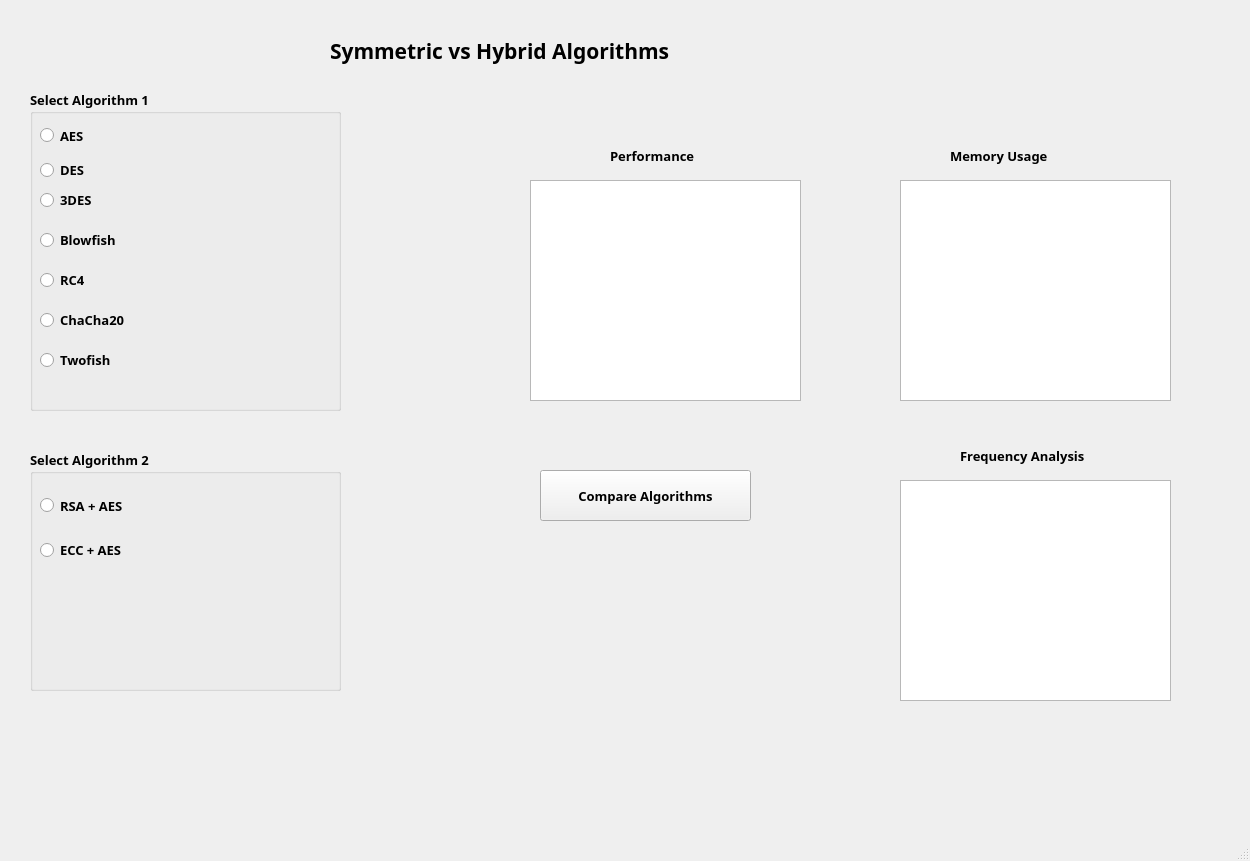
<?xml version="1.0" encoding="UTF-8"?>
<ui version="4.0">
 <class>Symmetric_Asymmetric_MainWindow</class>
 <widget class="QMainWindow" name="Symmetric_Asymmetric_MainWindow">
  <property name="geometry">
   <rect>
    <x>0</x>
    <y>0</y>
    <width>1250</width>
    <height>861</height>
   </rect>
  </property>
  <property name="windowTitle">
   <string>MainWindow</string>
  </property>
  <widget class="QWidget" name="centralwidget">
   <widget class="QLabel" name="lblPerformance">
    <property name="geometry">
     <rect>
      <x>610</x>
      <y>140</y>
      <width>121</width>
      <height>31</height>
     </rect>
    </property>
    <property name="font">
     <font>
      <family>Rockwell</family>
      <pointsize>10</pointsize>
      <weight>75</weight>
      <bold>true</bold>
     </font>
    </property>
    <property name="text">
     <string>Performance</string>
    </property>
   </widget>
   <widget class="QGraphicsView" name="graphSecurity">
    <property name="geometry">
     <rect>
      <x>900</x>
      <y>480</y>
      <width>271</width>
      <height>221</height>
     </rect>
    </property>
   </widget>
   <widget class="QLabel" name="lblSecurity">
    <property name="geometry">
     <rect>
      <x>960</x>
      <y>440</y>
      <width>181</width>
      <height>31</height>
     </rect>
    </property>
    <property name="font">
     <font>
      <family>Rockwell</family>
      <pointsize>10</pointsize>
      <weight>75</weight>
      <bold>true</bold>
     </font>
    </property>
    <property name="text">
     <string>Frequency Analysis</string>
    </property>
   </widget>
   <widget class="QGraphicsView" name="graphMemoryUsage">
    <property name="geometry">
     <rect>
      <x>900</x>
      <y>180</y>
      <width>271</width>
      <height>221</height>
     </rect>
    </property>
   </widget>
   <widget class="QLabel" name="lblMemoryUsage">
    <property name="geometry">
     <rect>
      <x>950</x>
      <y>140</y>
      <width>181</width>
      <height>31</height>
     </rect>
    </property>
    <property name="font">
     <font>
      <family>Rockwell</family>
      <pointsize>10</pointsize>
      <weight>75</weight>
      <bold>true</bold>
     </font>
    </property>
    <property name="text">
     <string>Memory Usage</string>
    </property>
   </widget>
   <widget class="QLabel" name="lblHeader">
    <property name="geometry">
     <rect>
      <x>330</x>
      <y>20</y>
      <width>491</width>
      <height>61</height>
     </rect>
    </property>
    <property name="font">
     <font>
      <family>Rockwell</family>
      <pointsize>16</pointsize>
      <weight>75</weight>
      <bold>true</bold>
     </font>
    </property>
    <property name="text">
     <string>Symmetric vs Hybrid Algorithms</string>
    </property>
   </widget>
   <widget class="QGroupBox" name="grpBox_Algorithm1">
    <property name="geometry">
     <rect>
      <x>30</x>
      <y>90</y>
      <width>311</width>
      <height>321</height>
     </rect>
    </property>
    <property name="font">
     <font>
      <family>Rockwell</family>
      <pointsize>10</pointsize>
      <weight>75</weight>
      <bold>true</bold>
     </font>
    </property>
    <property name="title">
     <string>Select Algorithm 1 </string>
    </property>
    <widget class="QRadioButton" name="rdAES">
     <property name="geometry">
      <rect>
       <x>10</x>
       <y>30</y>
       <width>371</width>
       <height>31</height>
      </rect>
     </property>
     <property name="text">
      <string>AES</string>
     </property>
    </widget>
    <widget class="QRadioButton" name="rdDES1">
     <property name="geometry">
      <rect>
       <x>10</x>
       <y>70</y>
       <width>281</width>
       <height>20</height>
      </rect>
     </property>
     <property name="text">
      <string>DES</string>
     </property>
    </widget>
    <widget class="QRadioButton" name="rd3DES1">
     <property name="geometry">
      <rect>
       <x>10</x>
       <y>100</y>
       <width>281</width>
       <height>20</height>
      </rect>
     </property>
     <property name="text">
      <string>3DES</string>
     </property>
    </widget>
    <widget class="QRadioButton" name="rdBlowfish">
     <property name="geometry">
      <rect>
       <x>10</x>
       <y>140</y>
       <width>281</width>
       <height>20</height>
      </rect>
     </property>
     <property name="text">
      <string>Blowfish</string>
     </property>
    </widget>
    <widget class="QRadioButton" name="rdRC4">
     <property name="geometry">
      <rect>
       <x>10</x>
       <y>180</y>
       <width>281</width>
       <height>20</height>
      </rect>
     </property>
     <property name="text">
      <string>RC4</string>
     </property>
    </widget>
    <widget class="QRadioButton" name="rdChaCha20">
     <property name="geometry">
      <rect>
       <x>10</x>
       <y>220</y>
       <width>281</width>
       <height>20</height>
      </rect>
     </property>
     <property name="text">
      <string>ChaCha20</string>
     </property>
    </widget>
    <widget class="QRadioButton" name="rdTwofish">
     <property name="geometry">
      <rect>
       <x>10</x>
       <y>260</y>
       <width>281</width>
       <height>20</height>
      </rect>
     </property>
     <property name="text">
      <string>Twofish</string>
     </property>
    </widget>
   </widget>
   <widget class="QGroupBox" name="grpBox_Algorithm2">
    <property name="geometry">
     <rect>
      <x>30</x>
      <y>450</y>
      <width>311</width>
      <height>241</height>
     </rect>
    </property>
    <property name="font">
     <font>
      <family>Rockwell</family>
      <pointsize>10</pointsize>
      <weight>75</weight>
      <bold>true</bold>
     </font>
    </property>
    <property name="title">
     <string>Select Algorithm 2</string>
    </property>
    <widget class="QRadioButton" name="rdRSAAES">
     <property name="geometry">
      <rect>
       <x>10</x>
       <y>40</y>
       <width>281</width>
       <height>31</height>
      </rect>
     </property>
     <property name="font">
      <font>
       <family>Rockwell</family>
       <pointsize>10</pointsize>
       <weight>75</weight>
       <bold>true</bold>
      </font>
     </property>
     <property name="text">
      <string>RSA + AES</string>
     </property>
    </widget>
    <widget class="QRadioButton" name="rdDSA">
     <property name="geometry">
      <rect>
       <x>10</x>
       <y>90</y>
       <width>271</width>
       <height>20</height>
      </rect>
     </property>
     <property name="font">
      <font>
       <family>Rockwell</family>
       <pointsize>10</pointsize>
       <weight>75</weight>
       <bold>true</bold>
      </font>
     </property>
     <property name="text">
      <string>ECC + AES</string>
     </property>
    </widget>
   </widget>
   <widget class="QPushButton" name="btnCompare">
    <property name="geometry">
     <rect>
      <x>540</x>
      <y>470</y>
      <width>211</width>
      <height>51</height>
     </rect>
    </property>
    <property name="font">
     <font>
      <family>Rockwell</family>
      <pointsize>10</pointsize>
      <weight>75</weight>
      <bold>true</bold>
     </font>
    </property>
    <property name="text">
     <string>Compare Algorithms</string>
    </property>
   </widget>
   <widget class="QGraphicsView" name="graphPerformance">
    <property name="geometry">
     <rect>
      <x>530</x>
      <y>180</y>
      <width>271</width>
      <height>221</height>
     </rect>
    </property>
   </widget>
  </widget>
  <widget class="QMenuBar" name="menubar">
   <property name="geometry">
    <rect>
     <x>0</x>
     <y>0</y>
     <width>1250</width>
     <height>26</height>
    </rect>
   </property>
  </widget>
  <widget class="QStatusBar" name="statusbar"/>
 </widget>
 <resources/>
 <connections/>
</ui>
